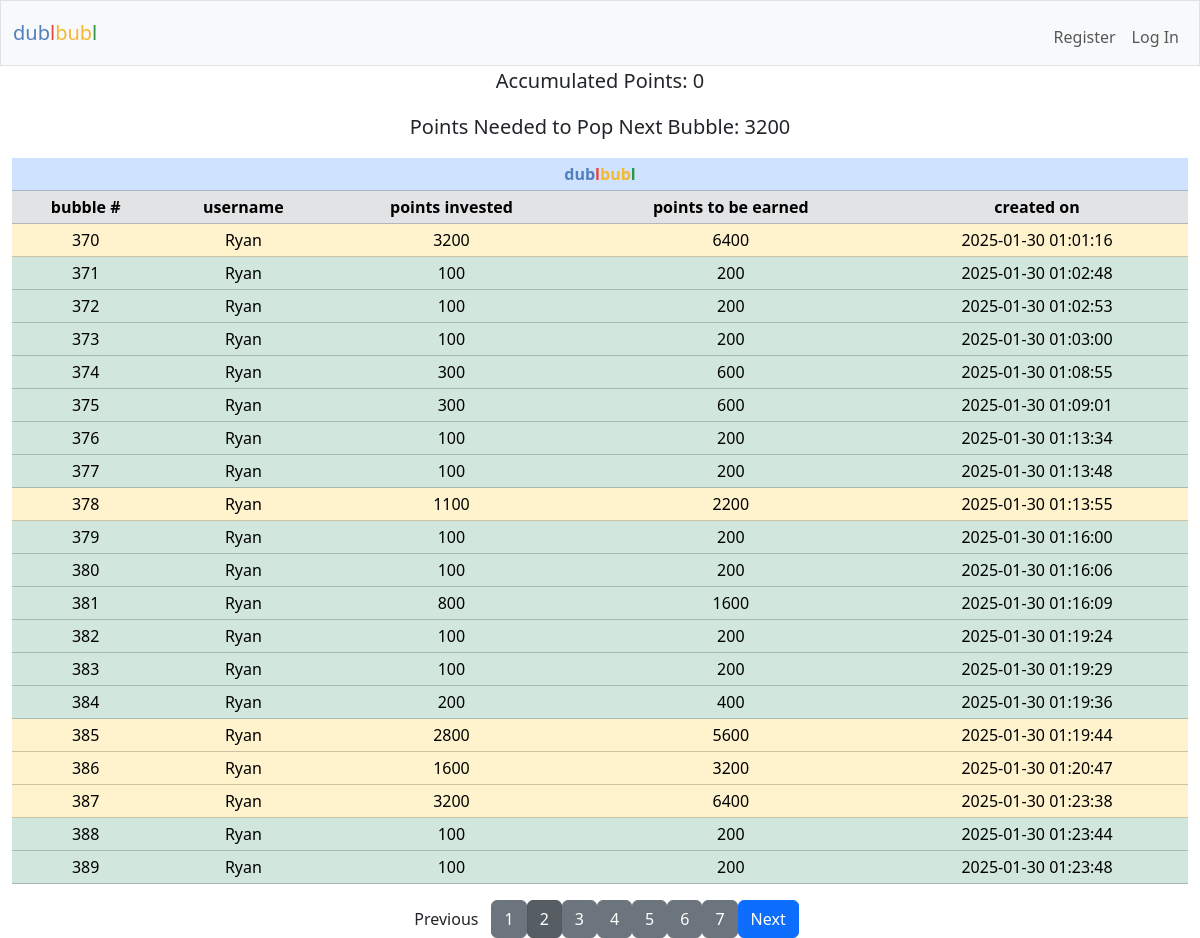
Page /?page=2 on the earlier database version.
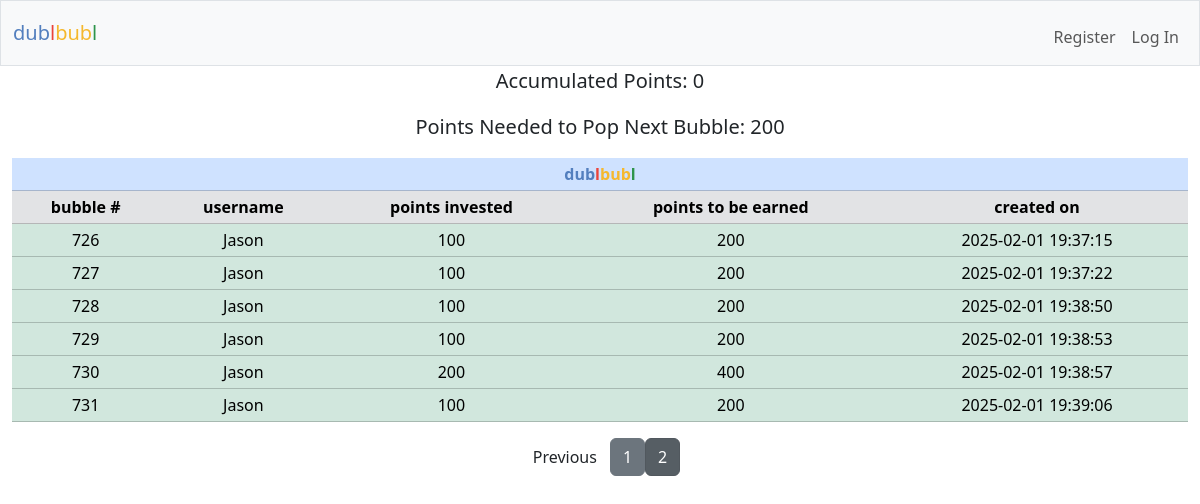
Same page on the later database version.
### tables this page shows
CREATE TABLE points_tracker (
            tracker_id INTEGER PRIMARY KEY AUTOINCREMENT NOT NULL,
            current_points_in INTEGER NOT NULL,
            date_created TEXT NOT NULL        
        );

CREATE TABLE dublbubl (
    row_id INTEGER PRIMARY KEY AUTOINCREMENT NOT NULL,
    user_id INTEGER NOT NULL,
    username TEXT NOT NULL,
    points_in INTEGER NOT NULL,
    points_out INTEGER NOT NULL,
    date_created TEXT NOT NULL,        
    FOREIGN KEY (user_id) REFERENCES users(id)
    FOREIGN KEY (username) REFERENCES users(username)
);

### app.py (the view)
@app.route("/", methods=["GET", "POST"])
def index():
    try:
        dublbubl = cur.execute("SELECT * FROM dublbubl").fetchall()
        rows_per_page = 20
        page = request.args.get("page", 1, type=int)
        offset = (page - 1) * rows_per_page
        dublbubl = cur.execute("""
            SELECT * FROM dublbubl
            ORDER BY row_id ASC
            LIMIT ? OFFSET ?
        """, (rows_per_page, offset)).fetchall()
        total_rows = cur.execute("SELECT COUNT(*) FROM dublbubl").fetchone()[0]
        total_pages = (total_rows + rows_per_page - 1) // rows_per_page
        current_points_in = cur.execute("SELECT current_points_in FROM points_tracker").fetchone()
        oldest_row_points_out = cur.execute("SELECT points_out FROM dublbubl ORDER BY row_id ASC LIMIT 1").fetchone()
        user_id = session.get("user_id")
        if user_id:
            user = cur.execute("SELECT * FROM users WHERE id = ?", (user_id,)).fetchall()
            user_history = cur.execute("SELECT * FROM dublbubl_history WHERE user_id = ? ORDER BY row_id DESC LIMIT 5", (user_id,)).fetchall()
        else:
            user = None
            user_history = None
    except sqlite3.OperationalError as e:
        print("Error: dublbubl_history table does not exist, creating it.")
        init_db()
    if current_points_in is None or oldest_row_points_out is None:
        print("Error: current_points_in or oldest_row_points_out is None.")
        points_in_required = 0  # Default value
    else:
        points_in_required = oldest_row_points_out[0] - current_points_in[0]
    socketio.emit("update_points_info", {
        "current_points_in": current_points_in[0],  # Emitting the actual points_in value
        "points_in_required": points_in_required  # Emitting the calculated points_in_required
    })  # Broadcasts to all connected clients
    points = request.form.get("points")
    current_date = datetime.datetime.now().strftime("%Y-%m-%d %H:%M:%S")
    if request.method == "POST":
        if user_id is None:
            return "You must be logged in to submit points."
        if not points:
            return "No points entered"
        try:
            points = int(points)
        except ValueError:
            return "Invalid Input"
        if points is None:
            return "Invalid Input"
        elif points <= 0 or points > 10000:
            return "Points must be between 1 and 10000"
        user_id = session["user_id"]
        user = cur.execute("SELECT * FROM users WHERE id = ?", (user_id,)).fetchone()
        current_points = cur.execute("SELECT points FROM users WHERE id = ?", (user[0],)).fetchone()
        current_points = current_points[0] if current_points else 0  # Default to 0 if no value exists
        if current_points < points:
            return "not enough points"
        try:
            cur.execute("""
            INSERT INTO dublbubl (row_id, user_id, username, points_in, points_out, date_created)
            VALUES (?, ?, ?, ?, ?, ?)
            """, (None, user[0], user[1], points, (points * 2), current_date))
            con.commit()
            updated_rows = cur.execute("""
                SELECT * FROM dublbubl
                ORDER BY row_id ASC
                LIMIT ? OFFSET ?
            """, (rows_per_page, offset)).fetchall()
            socketio.emit("update_table", {"rows": updated_rows, "page": page})
            total_points = current_points - points
            if total_points < 0:
                return "Error: Insufficient points balance."
            cur.execute("UPDATE users SET points = ? WHERE id = ?", (total_points, user[0]))
            con.commit()
            socketio.emit("update_point_balance", {
                "point_balance": total_points  # Emitting only the total points balance
            }, room=user[0])  # Emits only to the specific user
            print(f"Emitting update to room: {user[0]} with new balance: {total_points}")
        except Exception as e:
            print(f"Error inserting row into dublbubl: {e}")
            con.rollback()
        row_count = cur.execute("SELECT COUNT(*) FROM dublbubl").fetchone()[0]
        print(f"Number of rows in dublbubl: {row_count}")
        if row_count > 1:
            if current_points_in:
                new_points_in = current_points_in[0] + points
                cur.execute("UPDATE points_tracker SET current_points_in = ?, date_created = ?", (new_points_in, current_date))
            else:
                cur.execute("INSERT INTO points_tracker (current_points_in, date_created) VALUES (?, ?)", (points, current_date))
            con.commit()
        else:
            new_points_in = current_points_in[0] if current_points_in else 0
        oldest_row_points_out = cur.execute("SELECT points_out FROM dublbubl ORDER BY row_id ASC LIMIT 1").fetchone()
        while new_points_in >= oldest_row_points_out[0]:
            oldest_row_id = cur.execute("SELECT row_id FROM dublbubl ORDER BY row_id ASC LIMIT 1").fetchone()
            oldest_row = cur.execute("SELECT * FROM dublbubl ORDER BY row_id ASC LIMIT 1").fetchone()
            if oldest_row is not None:
                    current_total_points = cur.execute("SELECT total_points_earned FROM users WHERE id = ?", (oldest_row[1],)).fetchone()
                    if current_total_points is None:
                        print("No points found for this user.")
                        current_total_points = 0  # Default to 0 if no value exists
                    else:
                        current_total_points = current_total_points[0]  # Extract the value from the tuple
                    print(f"Current total points: {current_total_points}")
                    points = cur.execute("SELECT points FROM users WHERE id = ?", (oldest_row[1],)).fetchone()
                    if points is None:
                        print("No points balance found for this user.")
                        points = 0  # Default to 0 if no value exists
                    else:
                        points = points[0]  # Extract the value from the tuple
                    print(f"User's point balance: {points}")
            else:
                print("Oldest row is None, skipping points check.")
            if oldest_row:
                cur.execute("""
                INSERT INTO dublbubl_history (user_id, username, row_id, creator_id, creator_username, points_in, points_out, date_created, date_archived)
                VALUES (?, ? ,?, ?, ? ,?, ?, ?, ?)
                """, (user[0], user[1], oldest_row[0], oldest_row[1], oldest_row[2], oldest_row[3], oldest_row[4], oldest_row[5], current_date))
                con.commit()
                updated_user_history = cur.execute("""
                    SELECT * FROM dublbubl_history
                    ORDER BY row_id DESC LIMIT 5
                """).fetchall()
                socketio.emit("update_user_history", {
                    "history": [
                        {
                            "bubble_number": row[3],
                            "points_invested": row[6],
                            "points_earned": row[7],
                            "created_on": row[8],
                            "archived_on": row[9]
                        } for row in updated_user_history
                    ]
                }, room=user[0])  # Emits only to the specific user
                print(f"Emitting update to room: {user[0]} with updated user history: {oldest_row[4]}")
                total_points_earned = current_total_points + oldest_row[4]
                cur.execute("UPDATE users SET total_points_earned = ? WHERE id = ?", (total_points_earned, oldest_row[1]))
                con.commit()
                total_points = points + oldest_row[4]
                cur.execute("UPDATE users SET points = ? WHERE id = ?", (total_points, oldest_row[1]))
                con.commit()
                current_total_points = total_points_earned
                updated_total_points = cur.execute("SELECT points FROM users WHERE id = ?",(user_id,)).fetchone()
                updated_total_points = updated_total_points[0] if updated_total_points else 0
                socketio.emit("update_point_balance", {
                    "point_balance": updated_total_points  # Only emitting the total points balance
                }, room=user_id)  # Emits only to the specific user
                print(f"Emitting update to room: {user_id} with new balance: {updated_total_points}")
            cur.execute("DELETE FROM dublbubl WHERE row_id = ?", (oldest_row_id[0],))
            con.commit()
            remaining_points_in = new_points_in - oldest_row_points_out[0]
            cur.execute("UPDATE points_tracker SET current_points_in = ?, date_created = ?", (remaining_points_in, current_date))
            con.commit()
            updated_rows = cur.execute("""
                SELECT * FROM dublbubl
                ORDER BY row_id ASC
                LIMIT ? OFFSET ?
            """, (rows_per_page, offset)).fetchall()
            socketio.emit("update_table", {"rows": updated_rows, "page": page})
            print(f"Emitting updated rows to room: {user[0]}")
            new_points_in = remaining_points_in
            if row_count == 0 or new_points_in <= 0:
                break
        return redirect("/")
    else:
        return render_template('index.html', dublbubl=dublbubl, user=user, current_points_in=current_points_in, points_in_required=points_in_required, user_history=user_history, page=page, total_pages=total_pages)

### app.py (called while the page is built)
@app.after_request
def after_request(response):
    response.headers["Cache-Control"] = "no-cache, no-store, must-revalidate"
    response.headers["Expires"] = 0
    response.headers["Pragma"] = "no-cache"
    return response

### templates/index.html (shortened to what this page needs)
{% extends "layout.html" %}
{% block main %}
<figure class="text-center">
  <blockquote class="blockquote">
    <p id="current_points_in">Accumulated Points: {{ current_points_in[0] }}</p>
    <p id="points_in_required">Points Needed to Pop Next Bubble: {{ points_in_required }}</p>
  </blockquote>
</figure>
<table class="table table-success table-sm text-center">
  <thead class="table-primary">
    <tr class="table-primary">
      <th class="table-primary" colspan="5"><span class="blue">dub</span><span class="red">l</span><span class="yellow">bub</span><span class="green">l</span></th>
    </tr>
  </thead>
  <thead>
    <tr class="table-secondary">
      <th>bubble #</th>
      <th>username</th>
      <th>points invested</th>
      <th>points to be earned</th>
      <th>created on</th>
    </tr>
  </thead>
  <tbody id="dublbubl">
    {% for row in dublbubl %}
    <tr class="
    {% if row[3] == 10000 %}
      table-dark
    {% elif row[3] > 5000 %}
      table-danger
    {% elif row[3] > 1000 %}
      table-warning
    {% else %}
      table-success
    {% endif %}
    ">
      <td>{{ row[0] }}</td>
      <td>{{ row[2] }}</td>
      <td>{{ row[3] }}</td>
      <td>{{ row[4] }}</td>
      <td>{{ row[5] }}</td>
    </tr>
    {% endfor %}
  </tbody>
</table>
<div class="pagination d-flex justify-content-center align-items-center">
  {% if page > 1 %}
    <a href="{{ url_for('index', page=page-1) }}" class="btn btn-primaryr">Previous</a>
  {% endif %}
  {% for p in range(1, total_pages + 1) %}
    <a href="{{ url_for('index', page=p) }}" class="btn btn-secondary {% if p == page %}active{% endif %}">
      {{ p }}
    </a>
  {% endfor %}
  {% if page < total_pages %}
    <a href="{{ url_for('index', page=page+1) }}" class="btn btn-primary">Next</a>
  {% endif %}
</div>
{% endblock %}

### templates/layout.html (shortened to what this page needs)
<!DOCTYPE html>
<html lang="en">
  <head>
    <link href="https://cdn.jsdelivr.net/npm/bootstrap@5.3.3/dist/css/bootstrap.min.css" rel="stylesheet">
    <link rel="stylesheet" href="/static/style.css">
  </head>
  <body>
    <nav class="bg-light border navbar navbar-expand-md navbar-light">
      <div class="container-fluid">
          <a class="navbar-brand" href="/"><span class="blue">dub</span><span class="red">l</span><span class="yellow">bub</span><span class="green">l</span></a>
          <div class="collapse navbar-collapse" id="navbar">
              {% if session["user_id"] %}
                  <ul class="navbar-nav me-auto mt-2">
                    <li class="nav-item"><a class="nav-link" href="/leaderboard">Leaderboard</a></li>
                    <li class="nav-item"><a class="nav-link" href="/history">History</a></li>
                  </ul>
                  <ul class="navbar-nav ms-auto mt-2">
                    <li class="nav-item"><a class="nav-link" href="/account">Account</a></li>
                    <li class="nav-item"><a class="nav-link" href="/logout">Log Out</a></li>
                  </ul>
              {% else %}
                  <ul class="navbar-nav ms-auto mt-2">
                    <li class="nav-item"><a class="nav-link" href="/register">Register</a></li>
                    <li class="nav-item"><a class="nav-link" href="/login">Log In</a></li>
                  </ul>
              {% endif %}
          </div>
      </div>
  </nav>
      <main class="container-fluid">
        {% block main %}{% endblock %}
      </main>
  </body>
</html>

### static/style.css (style rules this page uses)
* { margin: 0; padding: 0; box-sizing: border-box; }
html { font-family:Arial, Helvetica, sans-serif; font-size: 1rem; }
body { height: 100vh; }
.blue { color: #537fbe; }
.red { color: #ea433b; }
.yellow { color: #f5b82e; }
.green { color: #2e944b; }

Differences in the rows shown:
removed dublbubl: row_id "370", username "Ryan", points_in "3200", points_out "6400", date_created "2025-01-30 01:01:16"
removed dublbubl: row_id "371", username "Ryan", points_in "100", points_out "200", date_created "2025-01-30 01:02:48"
removed dublbubl: row_id "372", username "Ryan", points_in "100", points_out "200", date_created "2025-01-30 01:02:53"
removed dublbubl: row_id "373", username "Ryan", points_in "100", points_out "200", date_created "2025-01-30 01:03:00"
removed dublbubl: row_id "374", username "Ryan", points_in "300", points_out "600", date_created "2025-01-30 01:08:55"
removed dublbubl: row_id "375", username "Ryan", points_in "300", points_out "600", date_created "2025-01-30 01:09:01"
removed dublbubl: row_id "376", username "Ryan", points_in "100", points_out "200", date_created "2025-01-30 01:13:34"
removed dublbubl: row_id "377", username "Ryan", points_in "100", points_out "200", date_created "2025-01-30 01:13:48"
removed dublbubl: row_id "378", username "Ryan", points_in "1100", points_out "2200", date_created "2025-01-30 01:13:55"
removed dublbubl: row_id "379", username "Ryan", points_in "100", points_out "200", date_created "2025-01-30 01:16:00"
removed dublbubl: row_id "380", username "Ryan", points_in "100", points_out "200", date_created "2025-01-30 01:16:06"
removed dublbubl: row_id "381", username "Ryan", points_in "800", points_out "1600", date_created "2025-01-30 01:16:09"
removed dublbubl: row_id "382", username "Ryan", points_in "100", points_out "200", date_created "2025-01-30 01:19:24"
removed dublbubl: row_id "383", username "Ryan", points_in "100", points_out "200", date_created "2025-01-30 01:19:29"
removed dublbubl: row_id "384", username "Ryan", points_in "200", points_out "400", date_created "2025-01-30 01:19:36"
removed dublbubl: row_id "385", username "Ryan", points_in "2800", points_out "5600", date_created "2025-01-30 01:19:44"
removed dublbubl: row_id "386", username "Ryan", points_in "1600", points_out "3200", date_created "2025-01-30 01:20:47"
removed dublbubl: row_id "387", username "Ryan", points_in "3200", points_out "6400", date_created "2025-01-30 01:23:38"
removed dublbubl: row_id "388", username "Ryan", points_in "100", points_out "200", date_created "2025-01-30 01:23:44"
removed dublbubl: row_id "389", username "Ryan", points_in "100", points_out "200", date_created "2025-01-30 01:23:48"
added dublbubl: row_id "726", username "Jason", points_in "100", points_out "200", date_created "2025-02-01 19:37:15"
added dublbubl: row_id "727", username "Jason", points_in "100", points_out "200", date_created "2025-02-01 19:37:22"
added dublbubl: row_id "728", username "Jason", points_in "100", points_out "200", date_created "2025-02-01 19:38:50"
added dublbubl: row_id "729", username "Jason", points_in "100", points_out "200", date_created "2025-02-01 19:38:53"
added dublbubl: row_id "730", username "Jason", points_in "200", points_out "400", date_created "2025-02-01 19:38:57"
added dublbubl: row_id "731", username "Jason", points_in "100", points_out "200", date_created "2025-02-01 19:39:06"
Other differences:
{{ points_in_required }}: "3200" → "200"
list line gone: "3"
list line gone: "4"
list line gone: "5"
list line gone: "6"
list line gone: "7"
text no longer shown: "Next"
